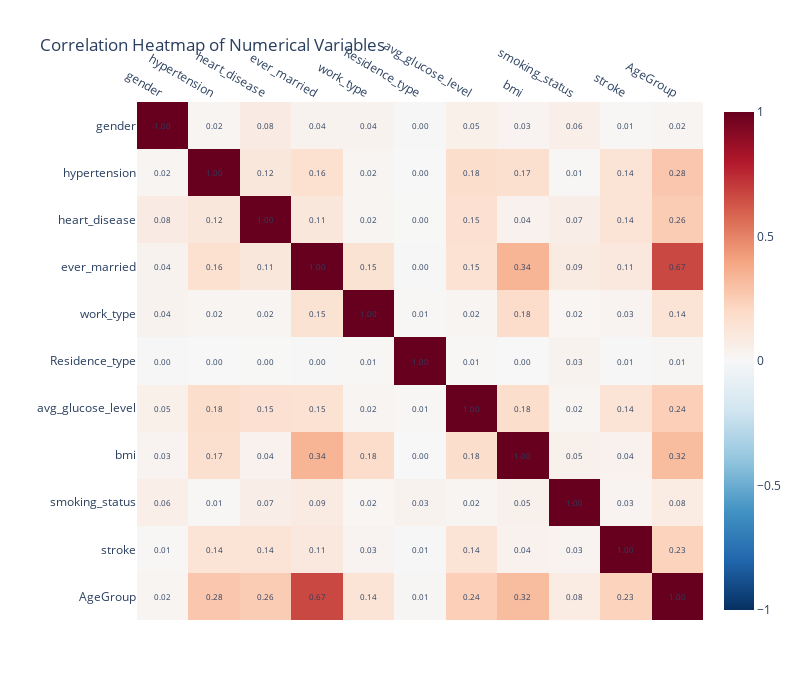

This figure's notebook cell:
### Markdown cell above
## Feature Selection

### Code cell
# Calculate the correlation matrix
correlation_matrix = np.abs(data.corr())

# Create the heatmap using Plotly Express
fig = px.imshow(correlation_matrix,
                x=correlation_matrix.columns,
                y=correlation_matrix.columns,
                color_continuous_scale='RdBu_r',  # Red-Blue diverging color scale
                zmin=-1,
                zmax=1,
                aspect="auto",
                title='Correlation Heatmap of Numerical Variables')

# Update the layout for better readability
fig.update_layout(
    xaxis_title="",
    yaxis_title="",
    xaxis={'side': 'top'},  # Move x-axis labels to the top
    width=800,
    height=700
)

# Add correlation values as text annotations
for i, row in enumerate(correlation_matrix.values):
    for j, value in enumerate(row):
        fig.add_annotation(
            x=correlation_matrix.columns[j],
            y=correlation_matrix.columns[i],
            text=f"{value:.2f}",
            showarrow=False,
            font=dict(size=8)
        )

# Show the plot
fig.show()

### Figure 1 — Plotly figure (JSON) as saved in the notebook; plotly's stock layout.template omitted (floating-point values rounded to 4 significant figures)
{"data": [{"coloraxis": "coloraxis", "hovertemplate": "x: %{x}<br>y: %{y}<br>color: %{z}<extra></extra>", "name": "0", "type": "heatmap", "x": ["gender", "hypertension", "heart_disease", "ever_married", "work_type", "Residence_type", "avg_glucose_level", "bmi", "smoking_status", "stroke", "AgeGroup"], "xaxis": "x", "y": ["gender", "hypertension", "heart_disease", "ever_married", "work_type", "Residence_type", "avg_glucose_level", "bmi", "smoking_status", "stroke", "AgeGroup"], "yaxis": "y", "z": [[1, 0.02181, 0.08295, 0.03638, 0.03555, 0.004351, 0.05316, 0.02616, 0.06417, 0.006904, 0.02484], [0.02181, 1, 0.116, 0.1624, 0.02325, 0.00114, 0.1806, 0.1678, 0.01051, 0.1425, 0.2766], [0.08295, 0.116, 1, 0.1112, 0.0225, 0.002409, 0.1546, 0.04132, 0.06715, 0.1379, 0.2551], [0.03638, 0.1624, 0.1112, 1, 0.1464, 0.004707, 0.1517, 0.3416, 0.0858, 0.1051, 0.6666], [0.03555, 0.02325, 0.0225, 0.1464, 1, 0.01012, 0.02321, 0.1823, 0.01667, 0.02821, 0.1357], [0.004351, 0.00114, 0.002409, 0.004707, 0.01012, 1, 0.007441, 0.0002934, 0.03269, 0.005988, 0.01081], [0.05316, 0.1806, 0.1546, 0.1517, 0.02321, 0.007441, 1, 0.1757, 0.01879, 0.139, 0.2427], [0.02616, 0.1678, 0.04132, 0.3416, 0.1823, 0.0002934, 0.1757, 1, 0.04794, 0.04234, 0.3152], [0.06417, 0.01051, 0.06715, 0.0858, 0.01667, 0.03269, 0.01879, 0.04794, 1, 0.02977, 0.08373], [0.006904, 0.1425, 0.1379, 0.1051, 0.02821, 0.005988, 0.139, 0.04234, 0.02977, 1, 0.2277], [0.02484, 0.2766, 0.2551, 0.6666, 0.1357, 0.01081, 0.2427, 0.3152, 0.08373, 0.2277, 1]]}], "layout": {"annotations": [{"font": {"size": 8}, "showarrow": false, "text": "1.00", "x": "gender", "y": "gender"}, {"font": {"size": 8}, "showarrow": false, "text": "0.02", "x": "hypertension", "y": "gender"}, {"font": {"size": 8}, "showarrow": false, "text": "0.08", "x": "heart_disease", "y": "gender"}, {"font": {"size": 8}, "showarrow": false, "text": "0.04", "x": "ever_married", "y": "gender"}, {"font": {"size": 8}, "showarrow": false, "text": "0.04", "x": "work_type", "y": "gender"}, {"font": {"size": 8}, "showarrow": false, "text": "0.00", "x": "Residence_type", "y": "gender"}, {"font": {"size": 8}, "showarrow": false, "text": "0.05", "x": "avg_glucose_level", "y": "gender"}, {"font": {"size": 8}, "showarrow": false, "text": "0.03", "x": "bmi", "y": "gender"}, {"font": {"size": 8}, "showarrow": false, "text": "0.06", "x": "smoking_status", "y": "gender"}, {"font": {"size": 8}, "showarrow": false, "text": "0.01", "x": "stroke", "y": "gender"}, {"font": {"size": 8}, "showarrow": false, "text": "0.02", "x": "AgeGroup", "y": "gender"}, {"font": {"size": 8}, "showarrow": false, "text": "0.02", "x": "gender", "y": "hypertension"}, {"font": {"size": 8}, "showarrow": false, "text": "1.00", "x": "hypertension", "y": "hypertension"}, {"font": {"size": 8}, "showarrow": false, "text": "0.12", "x": "heart_disease", "y": "hypertension"}, {"font": {"size": 8}, "showarrow": false, "text": "0.16", "x": "ever_married", "y": "hypertension"}, {"font": {"size": 8}, "showarrow": false, "text": "0.02", "x": "work_type", "y": "hypertension"}, {"font": {"size": 8}, "showarrow": false, "text": "0.00", "x": "Residence_type", "y": "hypertension"}, {"font": {"size": 8}, "showarrow": false, "text": "0.18", "x": "avg_glucose_level", "y": "hypertension"}, {"font": {"size": 8}, "showarrow": false, "text": "0.17", "x": "bmi", "y": "hypertension"}, {"font": {"size": 8}, "showarrow": false, "text": "0.01", "x": "smoking_status", "y": "hypertension"}, {"font": {"size": 8}, "showarrow": false, "text": "0.14", "x": "stroke", "y": "hypertension"}, {"font": {"size": 8}, "showarrow": false, "text": "0.28", "x": "AgeGroup", "y": "hypertension"}, {"font": {"size": 8}, "showarrow": false, "text": "0.08", "x": "gender", "y": "heart_disease"}, {"font": {"size": 8}, "showarrow": false, "text": "0.12", "x": "hypertension", "y": "heart_disease"}, {"font": {"size": 8}, "showarrow": false, "text": "1.00", "x": "heart_disease", "y": "heart_disease"}, {"font": {"size": 8}, "showarrow": false, "text": "0.11", "x": "ever_married", "y": "heart_disease"}, {"font": {"size": 8}, "showarrow": false, "text": "0.02", "x": "work_type", "y": "heart_disease"}, {"font": {"size": 8}, "showarrow": false, "text": "0.00", "x": "Residence_type", "y": "heart_disease"}, {"font": {"size": 8}, "showarrow": false, "text": "0.15", "x": "avg_glucose_level", "y": "heart_disease"}, {"font": {"size": 8}, "showarrow": false, "text": "0.04", "x": "bmi", "y": "heart_disease"}, {"font": {"size": 8}, "showarrow": false, "text": "0.07", "x": "smoking_status", "y": "heart_disease"}, {"font": {"size": 8}, "showarrow": false, "text": "0.14", "x": "stroke", "y": "heart_disease"}, {"font": {"size": 8}, "showarrow": false, "text": "0.26", "x": "AgeGroup", "y": "heart_disease"}, {"font": {"size": 8}, "showarrow": false, "text": "0.04", "x": "gender", "y": "ever_married"}, {"font": {"size": 8}, "showarrow": false, "text": "0.16", "x": "hypertension", "y": "ever_married"}, {"font": {"size": 8}, "showarrow": false, "text": "0.11", "x": "heart_disease", "y": "ever_married"}, {"font": {"size": 8}, "showarrow": false, "text": "1.00", "x": "ever_married", "y": "ever_married"}, {"font": {"size": 8}, "showarrow": false, "text": "0.15", "x": "work_type", "y": "ever_married"}, {"font": {"size": 8}, "showarrow": false, "text": "0.00", "x": "Residence_type", "y": "ever_married"}, {"font": {"size": 8}, "showarrow": false, "text": "0.15", "x": "avg_glucose_level", "y": "ever_married"}, {"font": {"size": 8}, "showarrow": false, "text": "0.34", "x": "bmi", "y": "ever_married"}, {"font": {"size": 8}, "showarrow": false, "text": "0.09", "x": "smoking_status", "y": "ever_married"}, {"font": {"size": 8}, "showarrow": false, "text": "0.11", "x": "stroke", "y": "ever_married"}, {"font": {"size": 8}, "showarrow": false, "text": "0.67", "x": "AgeGroup", "y": "ever_married"}, {"font": {"size": 8}, "showarrow": false, "text": "0.04", "x": "gender", "y": "work_type"}, {"font": {"size": 8}, "showarrow": false, "text": "0.02", "x": "hypertension", "y": "work_type"}, {"font": {"size": 8}, "showarrow": false, "text": "0.02", "x": "heart_disease", "y": "work_type"}, {"font": {"size": 8}, "showarrow": false, "text": "0.15", "x": "ever_married", "y": "work_type"}, {"font": {"size": 8}, "showarrow": false, "text": "1.00", "x": "work_type", "y": "work_type"}, {"font": {"size": 8}, "showarrow": false, "text": "0.01", "x": "Residence_type", "y": "work_type"}, {"font": {"size": 8}, "showarrow": false, "text": "0.02", "x": "avg_glucose_level", "y": "work_type"}, {"font": {"size": 8}, "showarrow": false, "text": "0.18", "x": "bmi", "y": "work_type"}, {"font": {"size": 8}, "showarrow": false, "text": "0.02", "x": "smoking_status", "y": "work_type"}, {"font": {"size": 8}, "showarrow": false, "text": "0.03", "x": "stroke", "y": "work_type"}, {"font": {"size": 8}, "showarrow": false, "text": "0.14", "x": "AgeGroup", "y": "work_type"}, {"font": {"size": 8}, "showarrow": false, "text": "0.00", "x": "gender", "y": "Residence_type"}, {"font": {"size": 8}, "showarrow": false, "text": "0.00", "x": "hypertension", "y": "Residence_type"}, {"font": {"size": 8}, "showarrow": false, "text": "0.00", "x": "heart_disease", "y": "Residence_type"}, {"font": {"size": 8}, "showarrow": false, "text": "0.00", "x": "ever_married", "y": "Residence_type"}, {"font": {"size": 8}, "showarrow": false, "text": "0.01", "x": "work_type", "y": "Residence_type"}, {"font": {"size": 8}, "showarrow": false, "text": "1.00", "x": "Residence_type", "y": "Residence_type"}, {"font": {"size": 8}, "showarrow": false, "text": "0.01", "x": "avg_glucose_level", "y": "Residence_type"}, {"font": {"size": 8}, "showarrow": false, "text": "0.00", "x": "bmi", "y": "Residence_type"}, {"font": {"size": 8}, "showarrow": false, "text": "0.03", "x": "smoking_status", "y": "Residence_type"}, {"font": {"size": 8}, "showarrow": false, "text": "0.01", "x": "stroke", "y": "Residence_type"}, {"font": {"size": 8}, "showarrow": false, "text": "0.01", "x": "AgeGroup", "y": "Residence_type"}, {"font": {"size": 8}, "showarrow": false, "text": "0.05", "x": "gender", "y": "avg_glucose_level"}, {"font": {"size": 8}, "showarrow": false, "text": "0.18", "x": "hypertension", "y": "avg_glucose_level"}, {"font": {"size": 8}, "showarrow": false, "text": "0.15", "x": "heart_disease", "y": "avg_glucose_level"}, {"font": {"size": 8}, "showarrow": false, "text": "0.15", "x": "ever_married", "y": "avg_glucose_level"}, {"font": {"size": 8}, "showarrow": false, "text": "0.02", "x": "work_type", "y": "avg_glucose_level"}, {"font": {"size": 8}, "showarrow": false, "text": "0.01", "x": "Residence_type", "y": "avg_glucose_level"}, {"font": {"size": 8}, "showarrow": false, "text": "1.00", "x": "avg_glucose_level", "y": "avg_glucose_level"}, {"font": {"size": 8}, "showarrow": false, "text": "0.18", "x": "bmi", "y": "avg_glucose_level"}, {"font": {"size": 8}, "showarrow": false, "text": "0.02", "x": "smoking_status", "y": "avg_glucose_level"}, {"font": {"size": 8}, "showarrow": false, "text": "0.14", "x": "stroke", "y": "avg_glucose_level"}, {"font": {"size": 8}, "showarrow": false, "text": "0.24", "x": "AgeGroup", "y": "avg_glucose_level"}, {"font": {"size": 8}, "showarrow": false, "text": "0.03", "x": "gender", "y": "bmi"}, {"font": {"size": 8}, "showarrow": false, "text": "0.17", "x": "hypertension", "y": "bmi"}, {"font": {"size": 8}, "showarrow": false, "text": "0.04", "x": "heart_disease", "y": "bmi"}, {"font": {"size": 8}, "showarrow": false, "text": "0.34", "x": "ever_married", "y": "bmi"}, {"font": {"size": 8}, "showarrow": false, "text": "0.18", "x": "work_type", "y": "bmi"}, {"font": {"size": 8}, "showarrow": false, "text": "0.00", "x": "Residence_type", "y": "bmi"}, {"font": {"size": 8}, "showarrow": false, "text": "0.18", "x": "avg_glucose_level", "y": "bmi"}, {"font": {"size": 8}, "showarrow": false, "text": "1.00", "x": "bmi", "y": "bmi"}, {"font": {"size": 8}, "showarrow": false, "text": "0.05", "x": "smoking_status", "y": "bmi"}, {"font": {"size": 8}, "showarrow": false, "text": "0.04", "x": "stroke", "y": "bmi"}, {"font": {"size": 8}, "showarrow": false, "text": "0.32", "x": "AgeGroup", "y": "bmi"}, {"font": {"size": 8}, "showarrow": false, "text": "0.06", "x": "gender", "y": "smoking_status"}, {"font": {"size": 8}, "showarrow": false, "text": "0.01", "x": "hypertension", "y": "smoking_status"}, {"font": {"size": 8}, "showarrow": false, "text": "0.07", "x": "heart_disease", "y": "smoking_status"}, {"font": {"size": 8}, "showarrow": false, "text": "0.09", "x": "ever_married", "y": "smoking_status"}, {"font": {"size": 8}, "showarrow": false, "text": "0.02", "x": "work_type", "y": "smoking_status"}, {"font": {"size": 8}, "showarrow": false, "text": "0.03", "x": "Residence_type", "y": "smoking_status"}, {"font": {"size": 8}, "showarrow": false, "text": "0.02", "x": "avg_glucose_level", "y": "smoking_status"}, {"font": {"size": 8}, "showarrow": false, "text": "0.05", "x": "bmi", "y": "smoking_status"}, {"font": {"size": 8}, "showarrow": false, "text": "1.00", "x": "smoking_status", "y": "smoking_status"}, {"font": {"size": 8}, "showarrow": false, "text": "0.03", "x": "stroke", "y": "smoking_status"}, {"font": {"size": 8}, "showarrow": false, "text": "0.08", "x": "AgeGroup", "y": "smoking_status"}, {"font": {"size": 8}, "showarrow": false, "text": "0.01", "x": "gender", "y": "stroke"}, {"font": {"size": 8}, "showarrow": false, "text": "0.14", "x": "hypertension", "y": "stroke"}, {"font": {"size": 8}, "showarrow": false, "text": "0.14", "x": "heart_disease", "y": "stroke"}, {"font": {"size": 8}, "showarrow": false, "text": "0.11", "x": "ever_married", "y": "stroke"}, {"font": {"size": 8}, "showarrow": false, "text": "0.03", "x": "work_type", "y": "stroke"}, {"font": {"size": 8}, "showarrow": false, "text": "0.01", "x": "Residence_type", "y": "stroke"}, {"font": {"size": 8}, "showarrow": false, "text": "0.14", "x": "avg_glucose_level", "y": "stroke"}, {"font": {"size": 8}, "showarrow": false, "text": "0.04", "x": "bmi", "y": "stroke"}, {"font": {"size": 8}, "showarrow": false, "text": "0.03", "x": "smoking_status", "y": "stroke"}, {"font": {"size": 8}, "showarrow": false, "text": "1.00", "x": "stroke", "y": "stroke"}, {"font": {"size": 8}, "showarrow": false, "text": "0.23", "x": "AgeGroup", "y": "stroke"}, {"font": {"size": 8}, "showarrow": false, "text": "0.02", "x": "gender", "y": "AgeGroup"}, {"font": {"size": 8}, "showarrow": false, "text": "0.28", "x": "hypertension", "y": "AgeGroup"}, {"font": {"size": 8}, "showarrow": false, "text": "0.26", "x": "heart_disease", "y": "AgeGroup"}, {"font": {"size": 8}, "showarrow": false, "text": "0.67", "x": "ever_married", "y": "AgeGroup"}, {"font": {"size": 8}, "showarrow": false, "text": "0.14", "x": "work_type", "y": "AgeGroup"}, {"font": {"size": 8}, "showarrow": false, "text": "0.01", "x": "Residence_type", "y": "AgeGroup"}, {"font": {"size": 8}, "showarrow": false, "text": "0.24", "x": "avg_glucose_level", "y": "AgeGroup"}, {"font": {"size": 8}, "showarrow": false, "text": "0.32", "x": "bmi", "y": "AgeGroup"}, {"font": {"size": 8}, "showarrow": false, "text": "0.08", "x": "smoking_status", "y": "AgeGroup"}, {"font": {"size": 8}, "showarrow": false, "text": "0.23", "x": "stroke", "y": "AgeGroup"}, {"font": {"size": 8}, "showarrow": false, "text": "1.00", "x": "AgeGroup", "y": "AgeGroup"}], "coloraxis": {"cmax": 1, "cmin": -1, "colorscale": [[0, "rgb(5,48,97)"], [0.1, "rgb(33,102,172)"], [0.2, "rgb(67,147,195)"], [0.3, "rgb(146,197,222)"], [0.4, "rgb(209,229,240)"], [0.5, "rgb(247,247,247)"], [0.6, "rgb(253,219,199)"], [0.7, "rgb(244,165,130)"], [0.8, "rgb(214,96,77)"], [0.9, "rgb(178,24,43)"], [1, "rgb(103,0,31)"]]}, "height": 700, "title": {"text": "Correlation Heatmap of Numerical Variables"}, "width": 800, "xaxis": {"anchor": "y", "domain": [0, 1], "side": "top", "title": {"text": ""}}, "yaxis": {"anchor": "x", "autorange": "reversed", "domain": [0, 1], "title": {"text": ""}}}}
